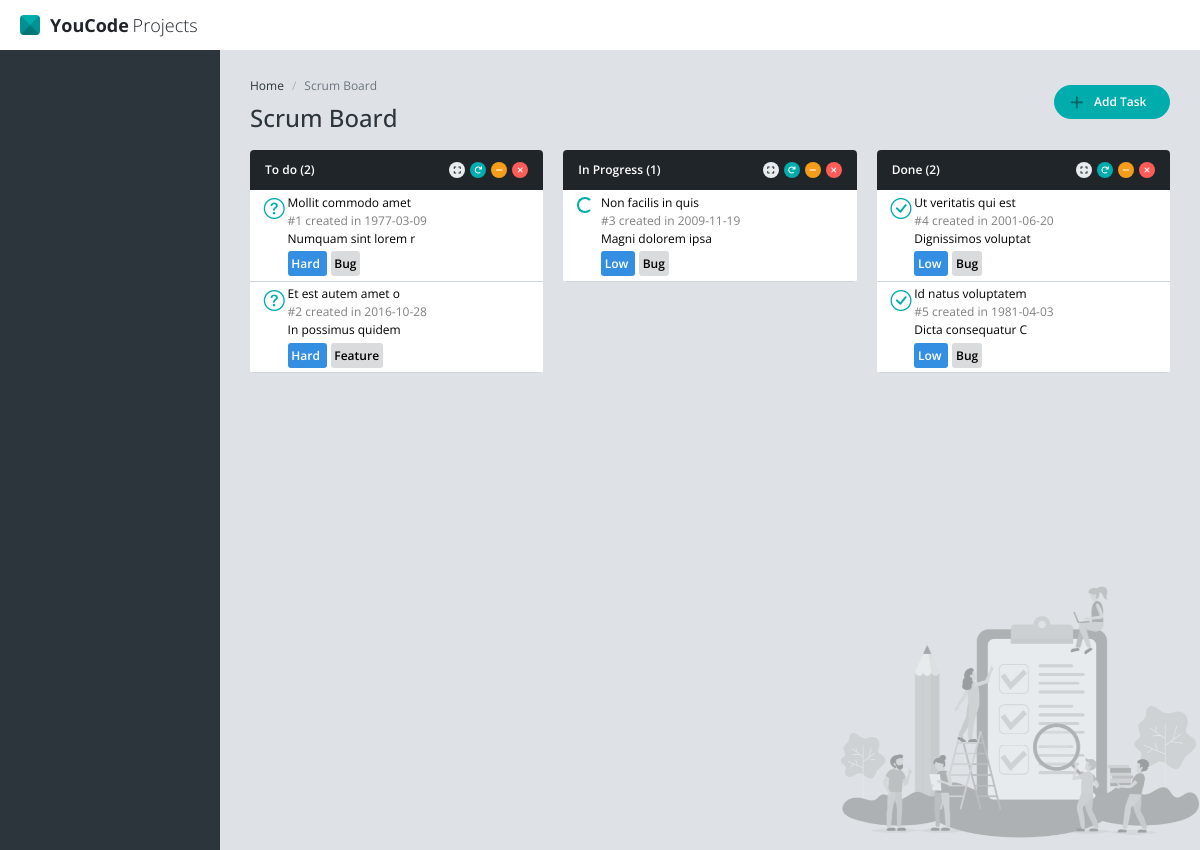
The page / on the database its author committed.
### tables this page shows
CREATE TABLE `tasks` (
  `id` int(11) NOT NULL,
  `title` varchar(255) NOT NULL,
  `type_id` int(11) NOT NULL,
  `priority_id` int(11) NOT NULL,
  `status_id` int(11) NOT NULL,
  `task_date` date NOT NULL,
  `description` text NOT NULL
);

CREATE TABLE `statuses` (
  `id` int(11) NOT NULL,
  `name` varchar(255) NOT NULL
);

CREATE TABLE `priorities` (
  `id` int(11) NOT NULL,
  `name` varchar(255) NOT NULL
);

CREATE TABLE `types` (
  `id` int(11) NOT NULL,
  `name` varchar(255) NOT NULL
);

### scripts.php (the view, shortened to what this page needs)
<?php
    $count = 0;
    function getTasks($status)
    {
        require 'database.php';
         $query = " SELECT tasks.id as taskID ,title, task_date, description, priorities.name as taskPriority, types.name as taskType , statuses.id as tasksStatus
                    FROM tasks
                    JOIN priorities ON priorities.id = tasks.priority_id
                    JOIN types ON types.id = tasks.type_id
                    JOIN statuses ON statuses.id = tasks.status_id
                    WHERE statuses.id = '$status' ";
        $result = mysqli_query($connection,$query);
        global $count;
        while ($data = mysqli_fetch_array($result)){
            $count++;
            if ($data["tasksStatus"] == 1) {
               $icon = 'bi bi-question-circle fs-3 text-success';
            }else if ($data["tasksStatus"] == 2) {
                $icon = 'spinner-border spinner-border-sm text-success mt-1';
            }else $icon = 'bi bi-check-circle fs-3 text-success';
           echo '
           <button onClick="editTask(this,'.$data['taskID'].')" data-bs-toggle="modal" href="#modal-task" class="row mx-0 bg-white p-1 border-0 border-bottom btn-tasks">
               <div class="col-1">
                 <i class="'.$icon.'"></i>
               </div>
               <div class="col-10 text-start">
                  <div "class="fw-bold fs-5 text-truncate">'.$data['title'].'</div>
                    <div >
                      <div class="text-black-50"> #'.$count.' created in '.$data['task_date'].' </div>
                      <div class="mb-2 text-truncate" > '.$data['description'].' </div>
                    </div>
                    <div class="pb-1">
                      <span class="bg-primary text-white p-1 rounded-1 fw-bold"> '.$data['taskPriority'].' </span>
                      <span class="bg-light-600 p-1 rounded-1 m-1 fw-bold"> '.$data['taskType'].' </span>
                    </div>
               </div>
            </button>';
        }
    }
    function counter($status){
      require 'database.php';
      $countQuery = "SELECT * FROM tasks WHERE status_id = '$status' ";
      $query = mysqli_query($connection,$countQuery);
      $count1 = mysqli_num_rows($query);
      return $count1;
    }
?>

### header.php (shortened to what this page needs)
<?php
	include "database.php" ;
    include('scripts.php');
?>
<!DOCTYPE html>
<html lang="en" >
<head>
	<link href="assets/css/vendor.min.css" rel="stylesheet" />
	<link href="assets/css/default/app.min.css" rel="stylesheet" />
	<link rel="stylesheet" href="https://cdn.jsdelivr.net/npm/bootstrap-icons@1.9.1/font/bootstrap-icons.css">
</head>
<body>

### index.php (shortened to what this page needs)
<?php include "header.php" ; ?>
	<div id="app" class="app app-header-fixed app-sidebar-fixed">
		<div id="header" class="app-header">
			<div class="navbar-header">
				<a href="index.html" class="navbar-brand"><span class="navbar-logo"></span> <b class="me-1">YouCode</b> Projects</a>
			</div>
		</div>
		<div class="app-sidebar-bg"></div>
		<div id="content" class="app-content" style="min-height: 100vh; background: url(assets/img/cover/cover-scrum-board.png) no-repeat fixed; background-size: 360px; background-position: right bottom;">
			<div class="d-flex align-items-center mb-3">
				<div>
					<ol class="breadcrumb">
						<li class="breadcrumb-item"><a href="javascript:;">Home</a></li>
						<li class="breadcrumb-item active">Scrum Board </li>
					</ol>
					<h1 class="page-header mb-0">
						Scrum Board
					</h1>
				</div>
				<div class="ms-auto">
				<a onClick="addTask()" href="#modal-task" data-bs-toggle="modal" class="btn btn-success btn-rounded px-4 rounded-pill"><i class="fa fa-plus fa-lg me-2 ms-n2 text-success-900"></i> Add Task</a>
				</div>
			</div>
			<div class="row">
				<div class="col-xl-4 col-lg-6">
					<div class="panel panel-inverse">
						<div class="panel-heading">
							<h4 class="panel-title">To do (<span id="to-do-tasks-count"><?= counter('1') ?></span>)</h4>
							<div class="panel-heading-btn">
								<a href="javascript:;" class="btn btn-xs btn-icon btn-default" data-toggle="panel-expand"><i class="fa fa-expand"></i></a>
								<a href="javascript:;" class="btn btn-xs btn-icon btn-success" data-toggle="panel-reload"><i class="fa fa-redo"></i></a>
								<a href="javascript:;" class="btn btn-xs btn-icon btn-warning" data-toggle="panel-collapse"><i class="fa fa-minus"></i></a>
								<a href="javascript:;" class="btn btn-xs btn-icon btn-danger" data-toggle="panel-remove"><i class="fa fa-times"></i></a>
							</div>
						</div>
						<div class="list-group list-group-flush rounded-bottom overflow-hidden panel-body p-0" id="to-do-tasks">
							<?php
								getTasks('1');
							?>
						</div>
					</div>
				</div>
				<div class="col-xl-4 col-lg-6">
					<div class="panel panel-inverse">
						<div class="panel-heading">
							<h4 class="panel-title">In Progress (<span id="in-progress-tasks-count"><?= counter('2') ?></span>)</h4>
							<div class="panel-heading-btn">
								<a href="javascript:;" class="btn btn-xs btn-icon btn-default" data-toggle="panel-expand"><i class="fa fa-expand"></i></a>
								<a href="javascript:;" class="btn btn-xs btn-icon btn-success" data-toggle="panel-reload"><i class="fa fa-redo"></i></a>
								<a href="javascript:;" class="btn btn-xs btn-icon btn-warning" data-toggle="panel-collapse"><i class="fa fa-minus"></i></a>
								<a href="javascript:;" class="btn btn-xs btn-icon btn-danger" data-toggle="panel-remove"><i class="fa fa-times"></i></a>
							</div>
						</div>
						<div class="list-group list-group-flush rounded-bottom overflow-hidden panel-body p-0" id="in-progress-tasks">
							<?php
								getTasks('2');
							?>
						</div>
					</div>
				</div>
				<div class="col-xl-4 col-lg-6">
					<div class="panel panel-inverse">
						<div class="panel-heading">
							<h4 class="panel-title">Done (<span id="done-tasks-count"><?= counter('3') ?></span>)</h4>
							<div class="panel-heading-btn">
								<a href="javascript:;" class="btn btn-xs btn-icon btn-default" data-toggle="panel-expand"><i class="fa fa-expand"></i></a>
								<a href="javascript:;" class="btn btn-xs btn-icon btn-success" data-toggle="panel-reload"><i class="fa fa-redo"></i></a>
								<a href="javascript:;" class="btn btn-xs btn-icon btn-warning" data-toggle="panel-collapse"><i class="fa fa-minus"></i></a>
								<a href="javascript:;" class="btn btn-xs btn-icon btn-danger" data-toggle="panel-remove"><i class="fa fa-times"></i></a>
							</div>
						</div>
						<div class="list-group list-group-flush rounded-bottom overflow-hidden panel-body p-0" id="done-tasks">
							<?php
								getTasks('3');
							?>
						</div>
					</div>
				</div>
			</div>
		</div>
	</div>
</body>
</html>

### rows shown on the page
tasks: title "Mollit commodo amet", task_date "1977-03-09", description "Numquam sint lorem r", priority.name "Hard", type.name "Bug"
tasks: title "Et est autem amet o", task_date "2016-10-28", description "In possimus quidem", priority.name "Hard", type.name "Feature"
tasks: title "Non facilis in quis", task_date "2009-11-19", description "Magni dolorem ipsa", priority.name "Low", type.name "Bug"
tasks: title "Ut veritatis qui est", task_date "2001-06-20", description "Dignissimos voluptat", priority.name "Low", type.name "Bug"
tasks: title "Id natus voluptatem", task_date "1981-04-03", description "Dicta consequatur C", priority.name "Low", type.name "Bug"

### other values the page prints
counter('1') "2"
counter('2') "1"
counter('3') "2"
